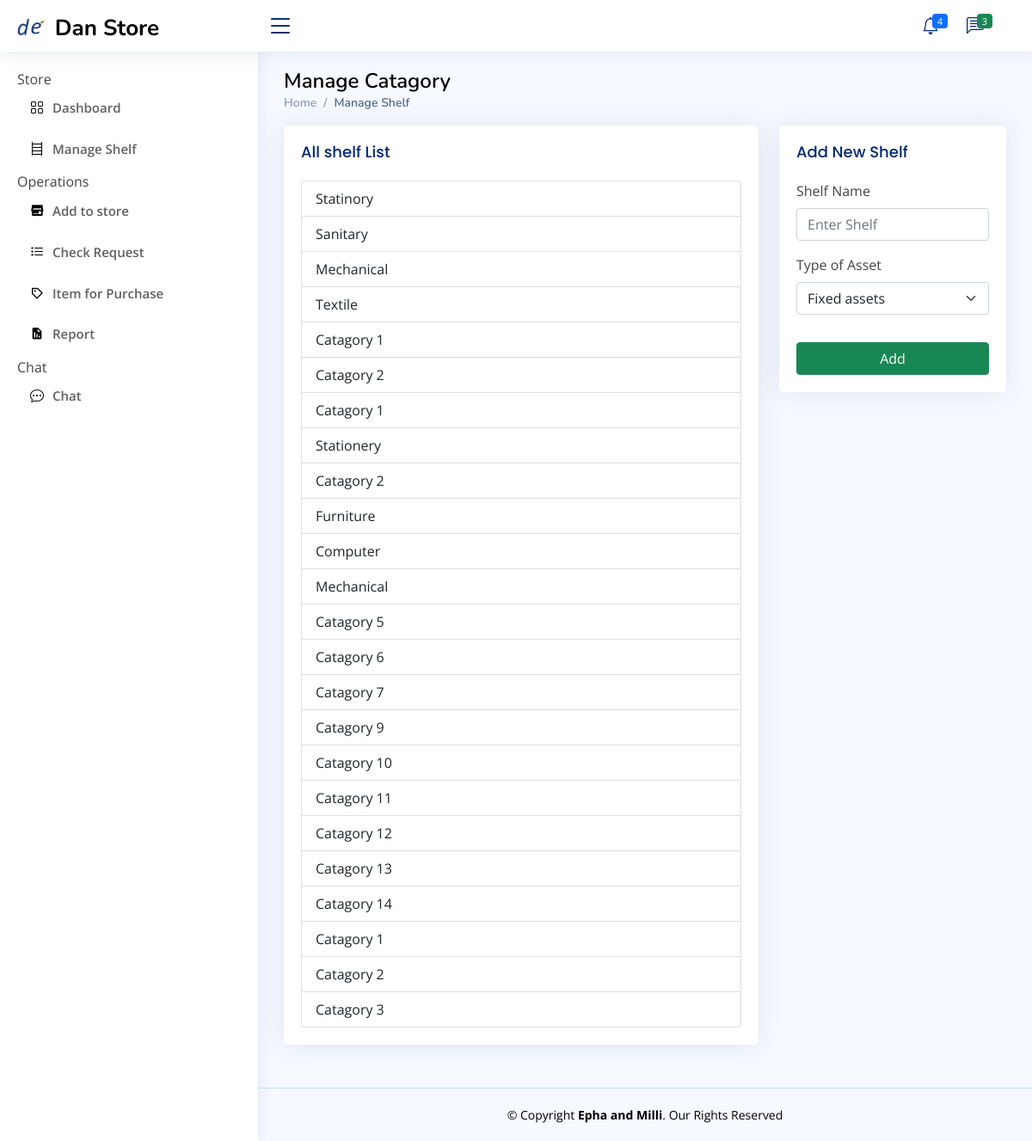
Page /Store_Manager/add_new_catagory on the committed database.
### Store_manager/models.py (models this page shows, shortened)
class Catagory(models.Model):
    Catagory_Name = models.CharField(max_length=200, null=True, blank=True)
    Type_of_Asset = models.CharField(max_length=200, null=True, blank=True)
    store=models.ForeignKey(allStore,null=True,blank=True,on_delete=models.CASCADE)

### Store_manager/views.py (the view)
# urls.py: path('add_new_catagory',views.add_new_catagory,name="new-catagory"),
def add_new_catagory(request):
    all_catagory = Catagory.objects.all()
    context ={
        'all_catagory':all_catagory,
    }
    if request.method == 'POST':
        new_catagory = request.POST.get('catagory')
        total_item = request.POST.get('totalitem')
        add_new_catagory=Catagory.objects.create(Catagory_Name=new_catagory,total_item=total_item)
        if add_new_catagory:
            messages.success(request,"You have added a new category successfully.")
    return render(request,'Store_manager/Catagory/manage_catagory.html',context)

### Templates/Store_manager/Catagory/manage_catagory.html (shortened to what this page needs)
{% extends 'Store_manager/S_base.html'  %}
{% block store %}
<main id="main" class="main">
    <div class="pagetitle">
      <h1 style="color: black">Manage Catagory</h1>
      <nav>
        <ol class="breadcrumb">
          <li class="breadcrumb-item"><a href="{% url 'store-dashboard' %}">Home</a></li>
          <li class="breadcrumb-item active">Manage Shelf</li>
        </ol>
      </nav>
    </div>
    <section class="section">
        <div class="row">
          <div class="col-lg-8">
            <div class="card">
                <div class="card-body">
                  <h5 class="card-title">All shelf List</h5>
                  <div class="list-group">
                    {% for catagory in all_catagory %}
                    <a href="{% url 'catagory-detail' catagory.id %}" class="list-group-item list-group-item-action" aria-current="true">
                      {{catagory.Catagory_Name}}
                    </a>
                    {% endfor %}
                  </div>
                </div>
              </div>
         </div>
         <div class="col-lg-4">
            <div class="card">
                <div class="card-body">
                  <h5 class="card-title">Add New Shelf</h5>
                  <form class="row g-3" method="POST">
                    <div class="col-12">
                      <label for="inputNanme4" class="form-label">Shelf Name</label>
                      <input type="text" class="form-control"  name="catagory" placeholder="Enter Shelf" required>
                      </div>
                        <div class="col-md-12">
                          <div class=" mb-3">
                            <label for="floatingSelect" class="pb-2">Type of Asset</label>
                            <select class="form-select" id="floatingSelect" aria-label="State" name="typeasset" required>
                              <option value="Fixed assets">Fixed assets</option>
                            </select>
                          </div>
                        </div>
                    <div class="text-center d-grid">
                      <button type="submit" class="btn btn-success">Add</button>
                    </div>
                  </form>
                </div>
              </div>
        </div>
    </section>
  </main>
{% endblock %}

### static/assets/css/style.css (style rules this page uses)
:root { scroll-behavior: smooth; }
body { font-family: "Open Sans", sans-serif; background: #f6f9ff; color: #444444; }
a { color: #4154f1; text-decoration: none; }
h1, h2, h3, h4, h5, h6 { font-family: "Nunito", sans-serif; }
#main { margin-top: 60px; padding: 20px 30px; transition: all 0.3s; }
.pagetitle { margin-bottom: 10px; }
.pagetitle h1 { font-size: 24px; margin-bottom: 0; font-weight: 600; color: #012970; }
.card { margin-bottom: 30px; border: none; border-radius: 5px; box-shadow: 0px 0 30px rgba(1, 41, 112, 0.1); }
.card-title { padding: 20px 0 15px 0; font-size: 18px; font-weight: 500; color: #012970; font-family: "Poppins", sans-serif; }
.card-body { padding: 0 20px 20px 20px; }
.breadcrumb { font-size: 14px; font-family: "Nunito", sans-serif; color: #899bbd; font-weight: 600; }
.breadcrumb a { color: #899bbd; transition: 0.3s; }
.breadcrumb .breadcrumb-item::before { color: #899bbd; }
.breadcrumb .active { color: #51678f; font-weight: 600; }
@media (min-width: 1200px) { #main, #footer { margin-left: 300px; } }

### rows in the picture
Catagory: Catagory_Name "Statinory"
Catagory: Catagory_Name "Sanitary"
Catagory: Catagory_Name "Mechanical"
Catagory: Catagory_Name "Textile"
Catagory: Catagory_Name "Catagory 1"
Catagory: Catagory_Name "Catagory 2"
Catagory: Catagory_Name "Catagory 1"
Catagory: Catagory_Name "Stationery"
Catagory: Catagory_Name "Catagory 2"
Catagory: Catagory_Name "Furniture"
Catagory: Catagory_Name "Computer"
Catagory: Catagory_Name "Mechanical"
Catagory: Catagory_Name "Catagory 5"
Catagory: Catagory_Name "Catagory 6"
Catagory: Catagory_Name "Catagory 7"
Catagory: Catagory_Name "Catagory 9"
Catagory: Catagory_Name "Catagory 10"
Catagory: Catagory_Name "Catagory 11"
Catagory: Catagory_Name "Catagory 12"
Catagory: Catagory_Name "Catagory 13"
Catagory: Catagory_Name "Catagory 14"
Catagory: Catagory_Name "Catagory 1"
Catagory: Catagory_Name "Catagory 2"
Catagory: Catagory_Name "Catagory 3"
